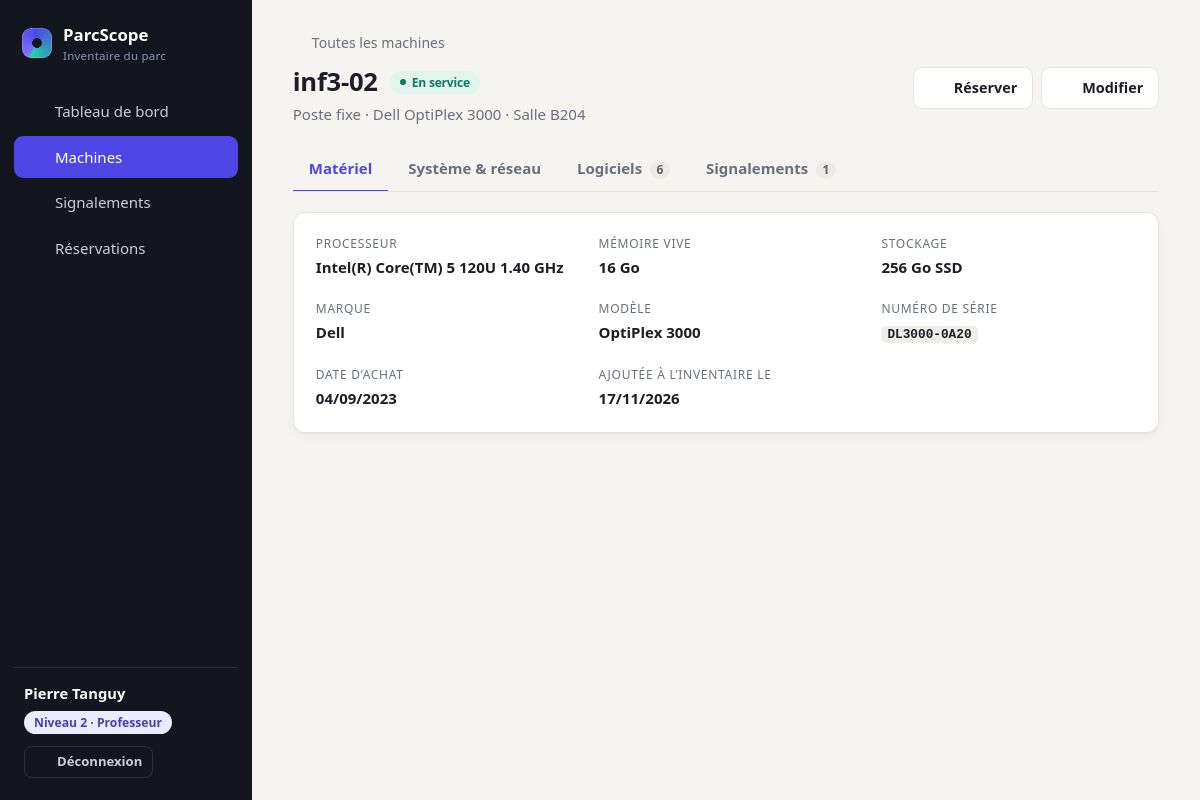
The app's page /machine.php?id=2 (signed in) with its own data.
### tables this page shows
CREATE TABLE machines (
  id            INT UNSIGNED NOT NULL AUTO_INCREMENT,
  salle_id      INT UNSIGNED NOT NULL,
  nom           VARCHAR(60)  NOT NULL,
  type          VARCHAR(30)  NOT NULL DEFAULT 'Poste fixe',   
  marque        VARCHAR(60)  NULL,
  modele        VARCHAR(80)  NULL,
  numero_serie  VARCHAR(60)  NULL,
  cpu           VARCHAR(100) NULL,
  ram_go        SMALLINT UNSIGNED NULL,
  disque_go     INT UNSIGNED NULL,
  disque_type   VARCHAR(20)  NULL,                            
  os            VARCHAR(60)  NULL,
  os_version    VARCHAR(60)  NULL,
  ip            VARCHAR(45)  NULL,
  mac           VARCHAR(17)  NULL,
  statut        VARCHAR(20)  NOT NULL DEFAULT 'actif',       
  date_achat    DATE         NULL,
  date_ajout    DATETIME     NOT NULL DEFAULT CURRENT_TIMESTAMP,
  PRIMARY KEY (id),
  UNIQUE KEY uq_machines_nom (nom),
  CONSTRAINT fk_machines_salle FOREIGN KEY (salle_id)
    REFERENCES salles (id) ON DELETE RESTRICT
);

CREATE TABLE salles (
  id          INT UNSIGNED NOT NULL AUTO_INCREMENT,
  nom         VARCHAR(80)  NOT NULL,
  description VARCHAR(255) NULL,
  PRIMARY KEY (id)
);

### includes/auth.php (called while the page is built, shortened)
<?php
function current_user(): ?array
{
    return $_SESSION['user'] ?? null;
}
function has_level(int $niveau): bool
{
    $user = current_user();
    return $user !== null && (int) $user['niveau'] >= $niveau;
}

### machine.php (the view, shortened to what this page needs)
<?php
$pdo = db();
$id = (int) ($_GET['id'] ?? 0);
$stmt = $pdo->prepare('SELECT m.*, s.nom AS salle FROM machines m JOIN salles s ON s.id = m.salle_id WHERE m.id = ?');
$stmt->execute([$id]);
$m = $stmt->fetch();
$stmt = $pdo->prepare(
    'SELECT l.nom, l.editeur, ml.version
       FROM machine_logiciel ml JOIN logiciels l ON l.id = ml.logiciel_id
      WHERE ml.machine_id = ? ORDER BY l.nom'
);
$stmt->execute([$id]);
$logiciels = $stmt->fetchAll();
$stmt = $pdo->prepare(
    'SELECT s.*, u.prenom, u.nom
       FROM signalements s LEFT JOIN utilisateurs u ON u.id = s.utilisateur_id
      WHERE s.machine_id = ? ORDER BY s.date_creation DESC, s.id DESC'
);
$stmt->execute([$id]);
$signalements = $stmt->fetchAll();
require __DIR__ . '/includes/header.php';
?>
<a class="back" href="machines.php"><?= icon('back') ?>Toutes les machines</a>
<header class="page-head">
  <div>
    <h1><?= e($m['nom']) ?> <?= badge_statut_machine($m['statut']) ?></h1>
    <p class="muted"><?= e($m['type']) ?> · <?= val(trim(($m['marque'] ?? '') . ' ' . ($m['modele'] ?? ''))) ?> · <?= e($m['salle']) ?></p>
  </div>
  <div class="actions">
    <?php if (has_level(NIVEAU_PROF) && $m['statut'] === 'actif'): ?>
      <a class="btn" href="reservations.php?machine=<?= $id ?>"><?= icon('calendar') ?>Réserver</a>
    <?php endif; ?>
    <?php if (has_level(NIVEAU_PROF)): ?>
      <a class="btn" href="machine_form.php?id=<?= $id ?>"><?= icon('edit') ?>Modifier</a>
    <?php endif; ?>
  </div>
</header>
<div class="tabs" role="tablist">
  <button type="button" role="tab" data-tab="materiel" class="on">Matériel</button>
  <button type="button" role="tab" data-tab="systeme">Système &amp; réseau</button>
  <button type="button" role="tab" data-tab="logiciels">Logiciels <span class="count"><?= count($logiciels) ?></span></button>
  <button type="button" role="tab" data-tab="signalements">Signalements <span class="count"><?= count($signalements) ?></span></button>
</div>
<section class="card panel" data-panel="materiel">
  <dl class="kv">
    <div><dt>Processeur</dt><dd><?= val($m['cpu']) ?></dd></div>
    <div><dt>Mémoire vive</dt><dd><?= e(fsize($m['ram_go'] !== null ? (int) $m['ram_go'] : null)) ?></dd></div>
    <div><dt>Stockage</dt><dd><?= e(fsize($m['disque_go'] !== null ? (int) $m['disque_go'] : null)) ?> <?= e($m['disque_type']) ?></dd></div>
    <div><dt>Marque</dt><dd><?= val($m['marque']) ?></dd></div>
    <div><dt>Modèle</dt><dd><?= val($m['modele']) ?></dd></div>
    <div><dt>Numéro de série</dt><dd><code><?= val($m['numero_serie']) ?></code></dd></div>
    <div><dt>Date d’achat</dt><dd><?= e(fdate($m['date_achat'])) ?></dd></div>
    <div><dt>Ajoutée à l’inventaire le</dt><dd><?= e(fdate($m['date_ajout'])) ?></dd></div>
  </dl>
</section>
<?php require __DIR__ . '/includes/footer.php'; ?>

### includes/functions.php (shortened to what this page needs)
<?php
function e($value): string
{
    return htmlspecialchars((string) $value, ENT_QUOTES | ENT_SUBSTITUTE, 'UTF-8');
}
function fdate(?string $date, bool $withTime = false): string
{
    $ts = strtotime($date);
    return $ts ? date($withTime ? 'd/m/Y à H:i' : 'd/m/Y', $ts) : '—';
}
function fsize(?int $go): string
{
    return $go >= 1000 ? rtrim(rtrim(number_format($go / 1000, 1, ',', ''), '0'), ',') . ' To' : $go . ' Go';
}
function val($value, string $fallback = '—'): string
{
    return ($value === null || $value === '') ? $fallback : e($value);
}
function badge_statut_machine(string $statut): string
{
    $label = STATUTS_MACHINE[$statut] ?? $statut;
    $class = ['actif' => 'ok', 'panne' => 'bad', 'maintenance' => 'warn'][$statut] ?? 'neutral';
    return '<span class="badge ' . $class . '"><i></i>' . e($label) . '</span>';
}
function badge_niveau(int $niveau): string
{
    return '<span class="badge lvl' . $niveau . '">Niveau ' . $niveau . ' · ' . e(NIVEAUX[$niveau] ?? '?') . '</span>';
}
function icon(string $name): string
{
    $paths = [
        'grid'    => '<rect x="3" y="3" width="7" height="7" rx="1.5"/><rect x="14" y="3" width="7" height="7" rx="1.5"/><rect x="3" y="14" width="7" height="7" rx="1.5"/><rect x="14" y="14" width="7" height="7" rx="1.5"/>',
        'monitor' => '<rect x="3" y="4" width="18" height="12" rx="2"/><path d="M8 20h8M12 16v4"/>',
        'alert'   => '<path d="M12 3 2.5 20h19L12 3Z"/><path d="M12 10v4.5M12 17.5v.01"/>',
        'users'   => '<circle cx="9" cy="8" r="3.5"/><path d="M2.5 20c0-3.6 2.9-6 6.5-6s6.5 2.4 6.5 6"/><path d="M16 4.6a3.5 3.5 0 0 1 0 6.8M18 14.4c2 .8 3.5 2.6 3.5 5.6"/>',
        'logout'  => '<path d="M9 4H5a2 2 0 0 0-2 2v12a2 2 0 0 0 2 2h4M16 8l4 4-4 4M20 12H9"/>',
        'plus'    => '<path d="M12 5v14M5 12h14"/>',
        'trash'   => '<path d="M4 7h16M10 11v6M14 11v6M6 7l1 12a2 2 0 0 0 2 2h6a2 2 0 0 0 2-2l1-12M9 7V4h6v3"/>',
        'edit'    => '<path d="M4 20h4L19 9l-4-4L4 16v4ZM13.5 6.5l4 4"/>',
        'search'  => '<circle cx="11" cy="11" r="6.5"/><path d="m20 20-4-4"/>',
        'check'   => '<path d="m5 12.5 4.5 4.5L19 7.5"/>',
        'x'       => '<path d="M6 6l12 12M18 6 6 18"/>',
        'back'    => '<path d="M15 5l-7 7 7 7"/>',
        'calendar' => '<rect x="3" y="5" width="18" height="16" rx="2"/><path d="M3 10h18M8 3v4M16 3v4"/>',
    ];
    return '<svg class="ico" viewBox="0 0 24 24" fill="none" stroke="currentColor" stroke-width="1.8" stroke-linecap="round" stroke-linejoin="round" aria-hidden="true">'
        . ($paths[$name] ?? '') . '</svg>';
}

### assets/css/style.css (style rules this page uses)
:root { --ink: #14161f; --ink-2: #1e2130; --ink-text: #c9ccdb; --bg: #f5f4f0; --card: #ffffff; --line: #e6e3dc; --text: #1c1d26; --muted: #6b6f7d; --accent: #4f46e5; --accent-dark: #4038c9; --accent-weak: #eceafd; --ok: #0f7b5f; --ok-weak: #e1f5ee; --warn: #9a6408; --warn-weak: #fdf1dc; --bad: #c7352f; --bad-weak: #fde8e6; --neutral: #5d6170; --neutral-weak: #ecebe6; --n1: #0f7b5f; --n1-weak: #e1f5ee; --n2: #4b3fb5; --n2-weak: #ecebfb; --n3: #b4442a; --n3-weak: #fbe9e3; --radius: 12px; --shadow: 0 1px 2px rgba(20, 22, 31, .05), 0 4px 14px rgba(20, 22, 31, .04); --mono: ui-monospace, "SFMono-Regular", Menlo, Consolas, monospace; }
*, *::before, *::after { box-sizing: border-box; }
html { -webkit-text-size-adjust: 100%; }
body { margin: 0; background: var(--bg); color: var(--text); font: 15px/1.5 "Segoe UI", system-ui, -apple-system, "Helvetica Neue", Arial, sans-serif; }
h1, h2, h3 { line-height: 1.2; margin: 0; letter-spacing: -.01em; }
h1 { font-size: 1.6rem; }
p { margin: 0 0 10px; }
a { color: var(--accent); text-decoration: none; }
code { font-family: var(--mono); font-size: .85em; background: #f0eee8; padding: 1px 6px; border-radius: 5px; }
.muted { color: var(--muted); }
.ico { width: 18px; height: 18px; flex: none; }
.page-head { display: flex; justify-content: space-between; align-items: flex-start; gap: 16px; margin-bottom: 22px; flex-wrap: wrap; }
.page-head h1 { display: flex; align-items: center; gap: 12px; flex-wrap: wrap; }
.page-head p { margin: 5px 0 0; }
.actions { display: flex; gap: 8px; flex-wrap: wrap; }
.back { display: inline-flex; align-items: center; gap: 4px; color: var(--muted); font-size: .88rem; margin-bottom: 14px; }
.back .ico { width: 15px; height: 15px; }
.card { background: var(--card); border: 1px solid var(--line); border-radius: var(--radius); box-shadow: var(--shadow); padding: 22px; margin-bottom: 20px; }
.badge { display: inline-flex; align-items: center; gap: 6px; padding: 2px 10px; border-radius: 99px; font-size: .76rem; font-weight: 600; white-space: nowrap; line-height: 1.6; }
.badge i { width: 6px; height: 6px; border-radius: 50%; background: currentColor; }
.badge.ok { background: var(--ok-weak); color: var(--ok); }
.badge.lvl2 { background: var(--n2-weak); color: var(--n2); }
.side .badge.lvl1, .side .badge.lvl2, .side .badge.lvl3 { justify-self: start; }
.btn { display: inline-flex; align-items: center; justify-content: center; gap: 7px; padding: 9px 15px; border-radius: 9px; border: 1px solid var(--line); background: #fff; color: var(--text); font: inherit; font-weight: 600; font-size: .9rem; cursor: pointer; transition: background .15s, border-color .15s, transform .05s; }
.btn.small .ico { width: 15px; height: 15px; }
.tabs { display: flex; gap: 4px; border-bottom: 1px solid var(--line); margin-bottom: 20px; overflow-x: auto; }
.tabs button { background: none; border: 0; border-bottom: 2px solid transparent; padding: 10px 16px; font: inherit; font-weight: 600; color: var(--muted); cursor: pointer; white-space: nowrap; margin-bottom: -1px; }
.tabs button.on { color: var(--accent); border-bottom-color: var(--accent); }
.count { display: inline-block; min-width: 20px; padding: 0 6px; margin-left: 4px; border-radius: 99px; background: var(--neutral-weak); color: var(--neutral); font-size: .75rem; text-align: center; }
.kv { display: grid; grid-template-columns: repeat(auto-fit, minmax(230px, 1fr)); gap: 22px 28px; margin: 0; }
.kv dt { font-size: .75rem; text-transform: uppercase; letter-spacing: .06em; color: var(--muted); margin-bottom: 3px; }
.kv dd { margin: 0; font-weight: 600; }
.panel.card { margin-bottom: 20px; }

### records on screen
machines: nom "inf3-02", statut "En service", type "Poste fixe", marque+modele "Dell OptiPlex 3000", salle.nom "Salle B204", cpu "Intel(R) Core(TM) 5 120U 1.40 GHz", ram_go "16 Go", disque_go "256 Go", disque_type "SSD", marque "Dell", modele "OptiPlex 3000", numero_serie "DL3000-0A20", date_achat "04/09/2023", date_ajout "17/11/2026"

### other values on screen
$appName "ParcScope"
$label "Tableau de bord"
$label "Machines"
$label "Signalements"
$label "Réservations"
$user['prenom'] . ' ' . $user['nom'] "Pierre Tanguy"
$niveau "2"
NIVEAUX[$niveau] "Professeur"
count($logiciels) "6"
count($signalements) "1"
